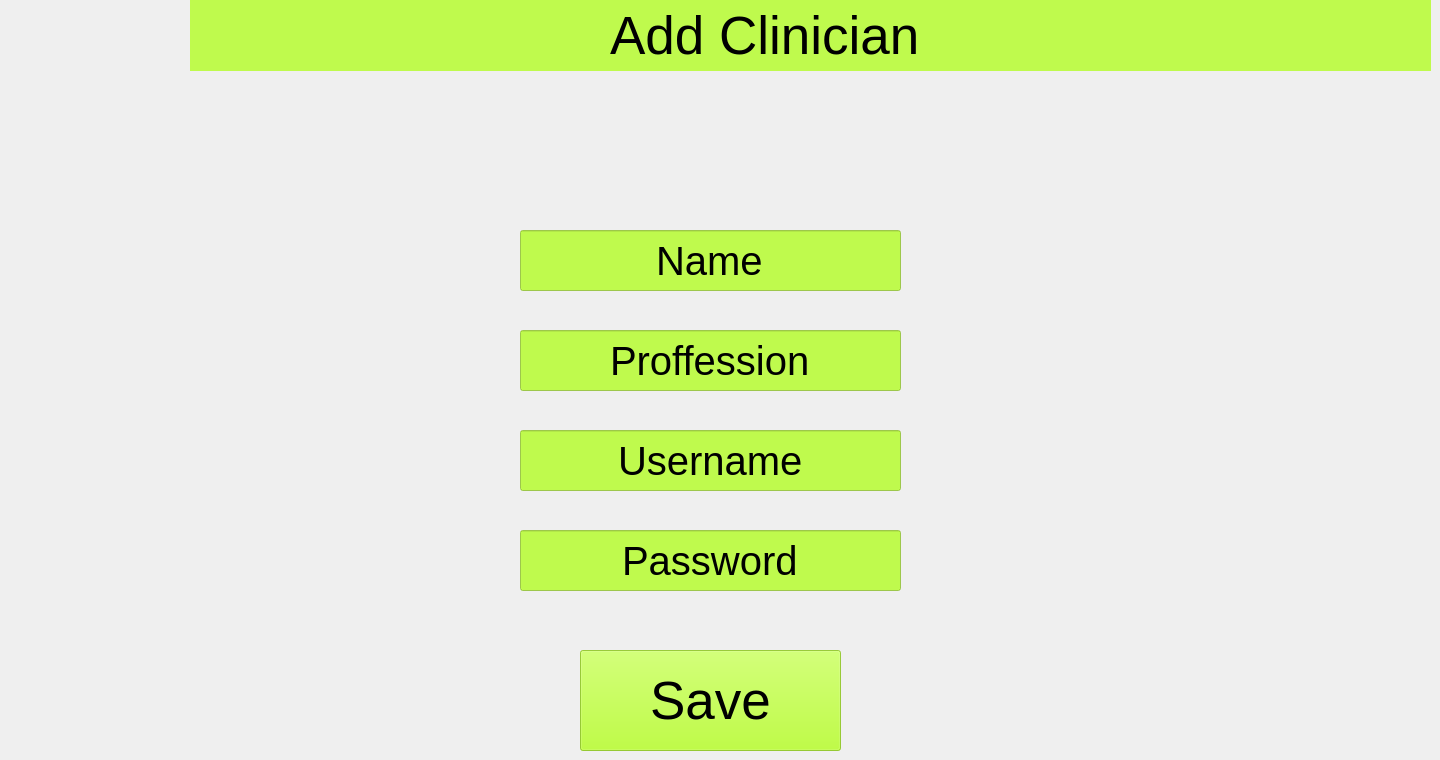
          <widget class="QWidget" name="page_93">
           <widget class="QLabel" name="label_251">
            <property name="geometry">
             <rect>
              <x>190</x>
              <y>0</y>
              <width>1241</width>
              <height>71</height>
             </rect>
            </property>
            <property name="styleSheet">
             <string notr="true">background-color: rgba(172, 255, 10, 180);</string>
            </property>
            <property name="text">
             <string/>
            </property>
           </widget>
           <widget class="QLabel" name="label_252">
            <property name="geometry">
             <rect>
              <x>0</x>
              <y>0</y>
              <width>211</width>
              <height>171</height>
             </rect>
            </property>
            <property name="text">
             <string/>
            </property>
            <property name="pixmap">
             <pixmap>../../../../../RTR logo 2.png</pixmap>
            </property>
           </widget>
           <widget class="QLabel" name="label_253">
            <property name="geometry">
             <rect>
              <x>610</x>
              <y>-20</y>
              <width>461</width>
              <height>111</height>
             </rect>
            </property>
            <property name="font">
             <font>
              <pointsize>40</pointsize>
             </font>
            </property>
            <property name="text">
             <string>Add Clinician</string>
            </property>
           </widget>
           <widget class="QLineEdit" name="lineEdit_133">
            <property name="geometry">
             <rect>
              <x>520</x>
              <y>230</y>
              <width>381</width>
              <height>61</height>
             </rect>
            </property>
            <property name="font">
             <font>
              <pointsize>30</pointsize>
             </font>
            </property>
            <property name="styleSheet">
             <string notr="true">background-color: rgba(172, 255, 10, 180);</string>
            </property>
            <property name="text">
             <string>Name</string>
            </property>
            <property name="alignment">
             <set>Qt::AlignCenter</set>
            </property>
           </widget>
           <widget class="QLineEdit" name="lineEdit_134">
            <property name="geometry">
             <rect>
              <x>520</x>
              <y>330</y>
              <width>381</width>
              <height>61</height>
             </rect>
            </property>
            <property name="font">
             <font>
              <pointsize>30</pointsize>
             </font>
            </property>
            <property name="styleSheet">
             <string notr="true">background-color: rgba(172, 255, 10, 180);</string>
            </property>
            <property name="text">
             <string>Proffession</string>
            </property>
            <property name="alignment">
             <set>Qt::AlignCenter</set>
            </property>
           </widget>
           <widget class="QLineEdit" name="lineEdit_135">
            <property name="geometry">
             <rect>
              <x>520</x>
              <y>430</y>
              <width>381</width>
              <height>61</height>
             </rect>
            </property>
            <property name="font">
             <font>
              <pointsize>30</pointsize>
             </font>
            </property>
            <property name="styleSheet">
             <string notr="true">background-color: rgba(172, 255, 10, 180);</string>
            </property>
            <property name="text">
             <string>Username</string>
            </property>
            <property name="alignment">
             <set>Qt::AlignCenter</set>
            </property>
           </widget>
           <widget class="QLineEdit" name="lineEdit_136">
            <property name="geometry">
             <rect>
              <x>520</x>
              <y>530</y>
              <width>381</width>
              <height>61</height>
             </rect>
            </property>
            <property name="font">
             <font>
              <pointsize>30</pointsize>
             </font>
            </property>
            <property name="styleSheet">
             <string notr="true">background-color: rgba(172, 255, 10, 180);</string>
            </property>
            <property name="text">
             <string>Password</string>
            </property>
            <property name="alignment">
             <set>Qt::AlignCenter</set>
            </property>
           </widget>
           <widget class="QPushButton" name="pushButton_119">
            <property name="geometry">
             <rect>
              <x>580</x>
              <y>650</y>
              <width>261</width>
              <height>101</height>
             </rect>
            </property>
            <property name="font">
             <font>
              <pointsize>40</pointsize>
             </font>
            </property>
            <property name="styleSheet">
             <string notr="true">background-color: rgba(172, 255, 10, 180);</string>
            </property>
            <property name="text">
             <string>Save</string>
            </property>
           </widget>
          </widget>
